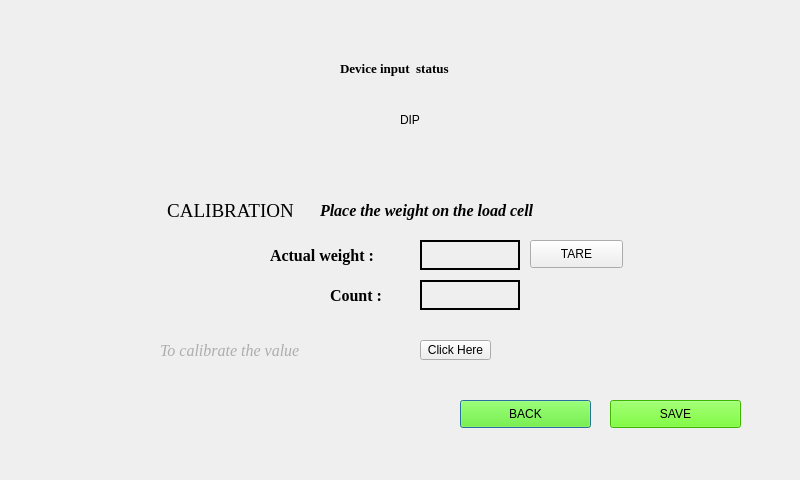
<?xml version="1.0" encoding="UTF-8"?>
<ui version="4.0">
 <class>Dialog</class>
 <widget class="QDialog" name="Dialog">
  <property name="geometry">
   <rect>
    <x>0</x>
    <y>0</y>
    <width>800</width>
    <height>480</height>
   </rect>
  </property>
  <property name="windowTitle">
   <string>Dialog</string>
  </property>
  <property name="styleSheet">
   <string notr="true"/>
  </property>
  <widget class="QLabel" name="label">
   <property name="geometry">
    <rect>
     <x>-30</x>
     <y>180</y>
     <width>521</width>
     <height>61</height>
    </rect>
   </property>
   <property name="font">
    <font>
     <family>Times New Roman</family>
     <pointsize>14</pointsize>
     <weight>50</weight>
     <bold>false</bold>
    </font>
   </property>
   <property name="text">
    <string>CALIBRATION</string>
   </property>
   <property name="alignment">
    <set>Qt::AlignCenter</set>
   </property>
  </widget>
  <widget class="QLabel" name="weightlabel">
   <property name="geometry">
    <rect>
     <x>420</x>
     <y>240</y>
     <width>100</width>
     <height>30</height>
    </rect>
   </property>
   <property name="styleSheet">
    <string notr="true">border: 2px solid black;</string>
   </property>
   <property name="text">
    <string/>
   </property>
  </widget>
  <widget class="QPushButton" name="backbutton3">
   <property name="geometry">
    <rect>
     <x>460</x>
     <y>400</y>
     <width>131</width>
     <height>28</height>
    </rect>
   </property>
   <property name="autoFillBackground">
    <bool>false</bool>
   </property>
   <property name="styleSheet">
    <string notr="true">background-color: rgb(85, 255, 0);</string>
   </property>
   <property name="text">
    <string>BACK</string>
   </property>
   <property name="checkable">
    <bool>false</bool>
   </property>
  </widget>
  <widget class="QPushButton" name="savebutton">
   <property name="geometry">
    <rect>
     <x>610</x>
     <y>400</y>
     <width>131</width>
     <height>28</height>
    </rect>
   </property>
   <property name="autoFillBackground">
    <bool>false</bool>
   </property>
   <property name="styleSheet">
    <string notr="true">background-color: rgb(85, 255, 0);</string>
   </property>
   <property name="text">
    <string>SAVE</string>
   </property>
   <property name="checkable">
    <bool>false</bool>
   </property>
  </widget>
  <widget class="QPushButton" name="clickherebutton">
   <property name="geometry">
    <rect>
     <x>420</x>
     <y>340</y>
     <width>71</width>
     <height>20</height>
    </rect>
   </property>
   <property name="text">
    <string>Click Here</string>
   </property>
  </widget>
  <widget class="QLabel" name="valuelabel">
   <property name="geometry">
    <rect>
     <x>270</x>
     <y>240</y>
     <width>200</width>
     <height>30</height>
    </rect>
   </property>
   <property name="font">
    <font>
     <family>Times New Roman</family>
     <pointsize>12</pointsize>
     <weight>75</weight>
     <bold>true</bold>
    </font>
   </property>
   <property name="styleSheet">
    <string notr="true">border: 0px solid black;</string>
   </property>
   <property name="text">
    <string>Actual weight :</string>
   </property>
  </widget>
  <widget class="QLabel" name="label_2">
   <property name="geometry">
    <rect>
     <x>320</x>
     <y>200</y>
     <width>311</width>
     <height>21</height>
    </rect>
   </property>
   <property name="font">
    <font>
     <family>Times New Roman</family>
     <pointsize>12</pointsize>
     <weight>75</weight>
     <italic>true</italic>
     <bold>true</bold>
    </font>
   </property>
   <property name="text">
    <string>Place the weight on the load cell</string>
   </property>
  </widget>
  <widget class="QLabel" name="calibratelabel">
   <property name="geometry">
    <rect>
     <x>160</x>
     <y>340</y>
     <width>251</width>
     <height>20</height>
    </rect>
   </property>
   <property name="font">
    <font>
     <family>Times New Roman</family>
     <pointsize>12</pointsize>
     <italic>true</italic>
    </font>
   </property>
   <property name="styleSheet">
    <string notr="true">color: rgb(173, 173, 173);</string>
   </property>
   <property name="text">
    <string>To calibrate the value</string>
   </property>
  </widget>
  <widget class="QLabel" name="label_3">
   <property name="geometry">
    <rect>
     <x>340</x>
     <y>60</y>
     <width>161</width>
     <height>16</height>
    </rect>
   </property>
   <property name="font">
    <font>
     <family>Times New Roman</family>
     <pointsize>10</pointsize>
     <weight>75</weight>
     <bold>true</bold>
    </font>
   </property>
   <property name="text">
    <string>Device input  status</string>
   </property>
  </widget>
  <widget class="QLabel" name="DIP1label">
   <property name="geometry">
    <rect>
     <x>380</x>
     <y>110</y>
     <width>60</width>
     <height>20</height>
    </rect>
   </property>
   <property name="text">
    <string>DIP</string>
   </property>
   <property name="alignment">
    <set>Qt::AlignCenter</set>
   </property>
  </widget>
  <widget class="QPushButton" name="tarebutton">
   <property name="geometry">
    <rect>
     <x>530</x>
     <y>240</y>
     <width>93</width>
     <height>28</height>
    </rect>
   </property>
   <property name="text">
    <string>TARE</string>
   </property>
  </widget>
  <widget class="QLabel" name="valuelabel_2">
   <property name="geometry">
    <rect>
     <x>330</x>
     <y>280</y>
     <width>200</width>
     <height>30</height>
    </rect>
   </property>
   <property name="font">
    <font>
     <family>Times New Roman</family>
     <pointsize>12</pointsize>
     <weight>75</weight>
     <bold>true</bold>
    </font>
   </property>
   <property name="styleSheet">
    <string notr="true">border: 0px solid black;</string>
   </property>
   <property name="text">
    <string>Count :</string>
   </property>
  </widget>
  <widget class="QLabel" name="countlabel">
   <property name="geometry">
    <rect>
     <x>420</x>
     <y>280</y>
     <width>100</width>
     <height>30</height>
    </rect>
   </property>
   <property name="styleSheet">
    <string notr="true">border: 2px solid black;</string>
   </property>
   <property name="text">
    <string/>
   </property>
  </widget>
 </widget>
 <resources/>
 <connections/>
</ui>
